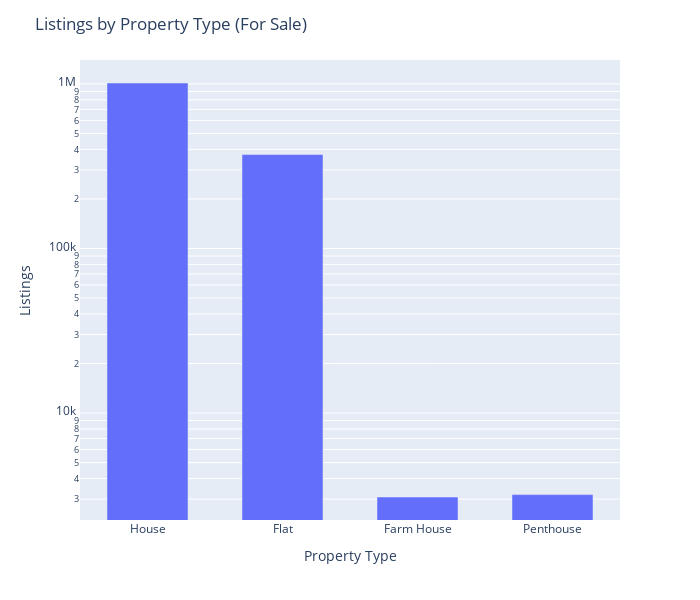

The notebook cell this image was saved under:
### Code cell
fig = px.bar(sale_listings_by_property_type, x='Property Type', y='Listings')
fig.update_layout(title='Listings by Property Type (For Sale)', width=700, height=600, bargap=0.4, yaxis_type='log')
fig.show()

### Figure 1 — Plotly figure (JSON) as saved in the notebook; plotly's stock layout.template omitted (floating-point values rounded to 4 significant figures)
{"data": [{"alignmentgroup": "True", "hovertemplate": "Property Type=%{x}<br>Listings=%{y}<extra></extra>", "legendgroup": "", "marker": {"color": "#636efa", "pattern": {"shape": ""}}, "name": "", "offsetgroup": "", "orientation": "v", "showlegend": false, "textposition": "auto", "type": "bar", "x": ["House", "Flat", "Farm House", "Penthouse"], "xaxis": "x", "y": [1012740, 371955, 3090, 3195], "yaxis": "y"}], "layout": {"bargap": 0.4, "barmode": "relative", "height": 600, "legend": {"tracegroupgap": 0}, "margin": {"t": 60}, "title": {"text": "Listings by Property Type (For Sale)"}, "width": 700, "xaxis": {"anchor": "y", "autorange": true, "domain": [0, 1], "range": [-0.5, 3.5], "title": {"text": "Property Type"}, "type": "category"}, "yaxis": {"anchor": "x", "autorange": true, "domain": [0, 1], "range": [3.35, 6.145], "title": {"text": "Listings"}, "type": "log"}}}
